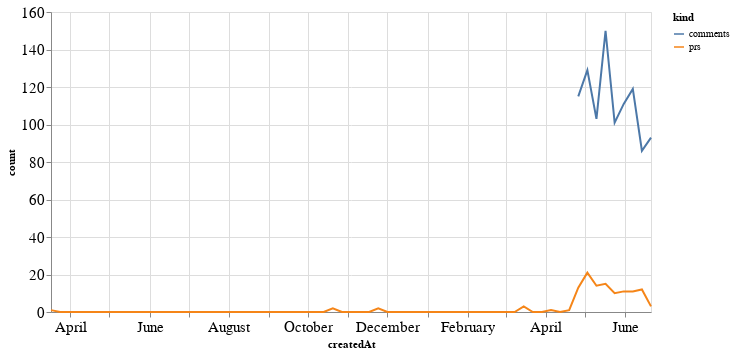

The notebook cell this image was saved under:
### Code cell
alt.Chart(total_time, width=600).mark_line().encode(
    x='createdAt',
    y='count',
    color='kind'
)

### Figure 1 — Vega-Lite specification as saved in the notebook (floating-point values rounded to 4 significant figures; data arrays with more than 128 entries replaced by an {"elided": "..."} marker saying what was removed)
{"config": {"axisLeft": {"labelFontSize": 15}, "axisBottom": {"labelFontSize": 15}}, "data": {"name": "data-77f6631127e0ca03041bc1d8a9dd6404"}, "mark": "line", "encoding": {"color": {"type": "nominal", "field": "kind"}, "x": {"type": "temporal", "field": "createdAt"}, "y": {"type": "quantitative", "field": "count"}}, "width": 600, "$schema": "https://vega.github.io/schema/vega-lite/v4.8.1.json", "datasets": {"data-77f6631127e0ca03041bc1d8a9dd6404": {"elided": "134 records"}}}
